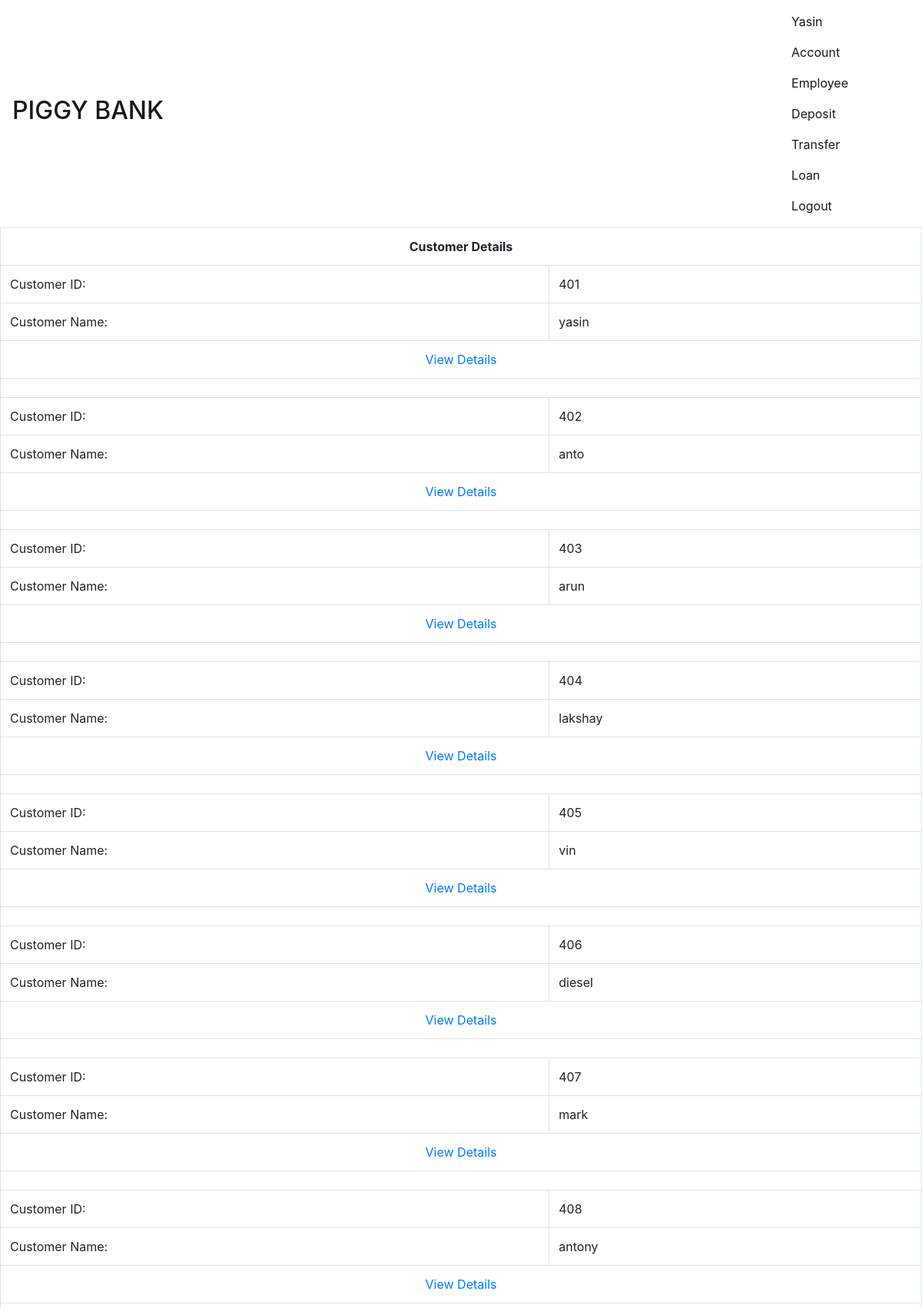
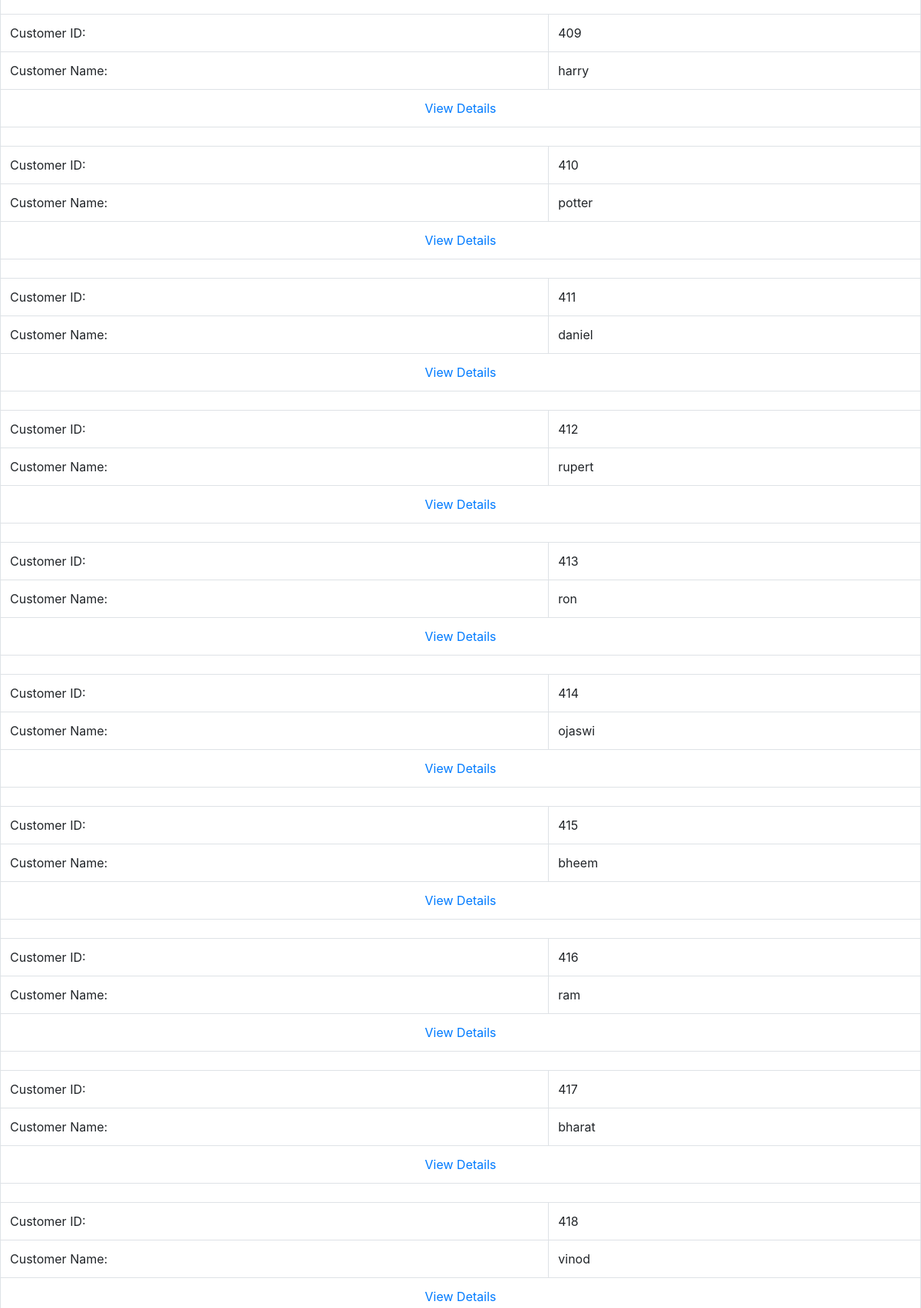
Screenshot of /customer.php (signed in, upper part) with the database file from the repository (2 pictures, top to bottom).
### tables this page shows
CREATE TABLE `customer` (
  `customer_id` int(5) NOT NULL,
  `customer_name` varchar(40) DEFAULT NULL,
  `customer_address` varchar(40) DEFAULT NULL,
  `account_type` varchar(40) NOT NULL,
  PRIMARY KEY (`customer_id`)
);

### customer.php (the view, shortened to what this page needs)
<?php
require 'usr_funcs.php';
require 'config.php';
$task=@$_GET['task'];
$user=$_SESSION['valid_user'];
do_header("Customer");
do_menu($user);
if($task=='' || $task=='all'){
?>
  <table class='table table-bordered'>
    <tr>
      <th colspan='2' class='table-inverse'>
        <center>Customer Details</center>
      </th>
    </tr>
    <?php
    try{
        $sql="SELECT customer_id,customer_name FROM customer";
        if($result=$mysqli->query($sql)){
            if($result->num_rows>0){
                while($row=$result->fetch_array()){
                    ?>
      <tr>
        <td>Customer ID: </td>
        <td>
          <?php echo $row[0]; ?>
        </td>
      </tr>
      <tr>
        <td>Customer Name: </td>
        <td>
          <?php echo $row[1]; ?>
        </td>
      </tr>
      <tr>
        <td colspan="2">
          <center><a href='customer.php?task=det&id=<?php echo $row[0];?>'> View Details</a></center>
        </td>
      </tr>
      <tr>
        <td colspan='2'></td>
      </tr>
      <?php
                }
            }else{
                throw new Exception("Something Went Wrong");
            }
        }else{
            throw new Exception("Can't Execute the Query");
        }
    }catch(Exception $e){
        do_exp_content($e->getMessage());
    }
    ?>
  </table>
  <?php
}
                ?>
    <?php
do_footer();
?>

### usr_funcs.php (shortened to what this page needs)
<?php
function do_header($title){
    ?>
  <!DOCTYPE html>
  <html>
  <head>
    <link rel="stylesheet" href="https://maxcdn.bootstrapcdn.com/bootstrap/4.0.0-alpha.5/css/bootstrap.min.css">
  </head>
  <body>
    <?php
}
    ?>
        <?php
function do_footer(){
    ?>
  </body>
  </html>
  <?php
}
    ?>
    <?php
function do_menu($user){
    ?>
      <nav class="navbar navbar-light bg-faded">
        <div class="navbar-header"> <span class="sr-only">Toggle navigation</span> <span class="icon-bar"></span> <span class="icon-bar"></span> <span class="icon-bar"></span>
          <a class="navbar-brand" href="main.php">
            <h2>PIGGY BANK</h2> </a>
        </div>
        <div style="float:right;padding-right:80px;">
          <div class="nav navbar-nav"> <span class="nav-item nav-link active">
                            <?php echo ucfirst($user); ?>
                        </span> <a class="nav-item nav-link active" href="account.php">Account</a> <a class="nav-item nav-link active" href="employee.php">Employee</a>
              <?php
                        if($_SESSION['user_type']!='employee'){
                            ?> <a class='nav-item nav-link active' href='deposit.php'>Deposit</a><a class="nav-item nav-link active" href="transfer.php">Transfer</a><a class="nav-item nav-link active" href="loan.php">Loan</a>
                <?php
                        }
            ?> <a class="nav-item nav-link active" href="logout.php">Logout</a> </div>
        </div>
      </nav>
      <?php
}
    ?>

### rows the page displays
customer: customer_id "401", customer_name "yasin"
customer: customer_id "402", customer_name "anto"
customer: customer_id "403", customer_name "arun"
customer: customer_id "404", customer_name "lakshay"
customer: customer_id "405", customer_name "vin"
customer: customer_id "406", customer_name "diesel"
customer: customer_id "407", customer_name "mark"
customer: customer_id "408", customer_name "antony"
customer: customer_id "409", customer_name "harry"
customer: customer_id "410", customer_name "potter"
customer: customer_id "411", customer_name "daniel"
customer: customer_id "412", customer_name "rupert"
customer: customer_id "413", customer_name "ron"
customer: customer_id "414", customer_name "ojaswi"
customer: customer_id "415", customer_name "bheem"
customer: customer_id "416", customer_name "ram"
customer: customer_id "417", customer_name "bharat"
customer: customer_id "418", customer_name "vinod"

### other values shown
$user "Yasin"
